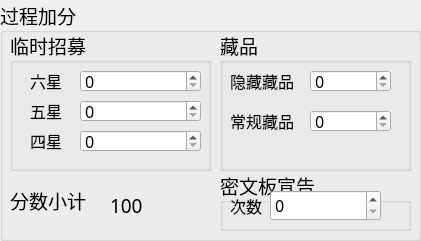
   <widget class="QGroupBox" name="backpak">
    <property name="geometry">
     <rect>
      <x>720</x>
      <y>110</y>
      <width>421</width>
      <height>241</height>
     </rect>
    </property>
    <property name="font">
     <font>
      <family>黑体</family>
      <pointsize>14</pointsize>
     </font>
    </property>
    <property name="title">
     <string>过程加分</string>
    </property>
    <widget class="QGroupBox" name="tempcall">
     <property name="geometry">
      <rect>
       <x>10</x>
       <y>30</y>
       <width>201</width>
       <height>141</height>
      </rect>
     </property>
     <property name="font">
      <font>
       <family>黑体</family>
       <pointsize>14</pointsize>
      </font>
     </property>
     <property name="title">
      <string>临时招募</string>
     </property>
     <widget class="QLabel" name="label_5">
      <property name="geometry">
       <rect>
        <x>20</x>
        <y>30</y>
        <width>54</width>
        <height>41</height>
       </rect>
      </property>
      <property name="font">
       <font>
        <family>黑体</family>
        <pointsize>12</pointsize>
       </font>
      </property>
      <property name="text">
       <string>六星</string>
      </property>
     </widget>
     <widget class="QLabel" name="label_6">
      <property name="geometry">
       <rect>
        <x>20</x>
        <y>60</y>
        <width>54</width>
        <height>41</height>
       </rect>
      </property>
      <property name="font">
       <font>
        <family>黑体</family>
        <pointsize>12</pointsize>
       </font>
      </property>
      <property name="text">
       <string>五星</string>
      </property>
     </widget>
     <widget class="QLabel" name="label_7">
      <property name="geometry">
       <rect>
        <x>20</x>
        <y>90</y>
        <width>54</width>
        <height>41</height>
       </rect>
      </property>
      <property name="font">
       <font>
        <family>黑体</family>
        <pointsize>12</pointsize>
       </font>
      </property>
      <property name="text">
       <string>四星</string>
      </property>
     </widget>
     <widget class="QSpinBox" name="tempcall_six_count">
      <property name="geometry">
       <rect>
        <x>70</x>
        <y>40</y>
        <width>121</width>
        <height>22</height>
       </rect>
      </property>
      <property name="font">
       <font>
        <family>黑体</family>
        <pointsize>12</pointsize>
       </font>
      </property>
      <property name="layoutDirection">
       <enum>Qt::LeftToRight</enum>
      </property>
     </widget>
     <widget class="QSpinBox" name="tempcall_five_count">
      <property name="geometry">
       <rect>
        <x>70</x>
        <y>70</y>
        <width>121</width>
        <height>22</height>
       </rect>
      </property>
      <property name="font">
       <font>
        <family>黑体</family>
        <pointsize>12</pointsize>
       </font>
      </property>
      <property name="layoutDirection">
       <enum>Qt::LeftToRight</enum>
      </property>
     </widget>
     <widget class="QSpinBox" name="tempcall_four_count">
      <property name="geometry">
       <rect>
        <x>70</x>
        <y>100</y>
        <width>121</width>
        <height>22</height>
       </rect>
      </property>
      <property name="font">
       <font>
        <family>黑体</family>
        <pointsize>12</pointsize>
       </font>
      </property>
      <property name="layoutDirection">
       <enum>Qt::LeftToRight</enum>
      </property>
     </widget>
    </widget>
    <widget class="QGroupBox" name="collectible">
     <property name="geometry">
      <rect>
       <x>220</x>
       <y>30</y>
       <width>191</width>
       <height>141</height>
      </rect>
     </property>
     <property name="font">
      <font>
       <family>黑体</family>
       <pointsize>14</pointsize>
      </font>
     </property>
     <property name="title">
      <string>藏品</string>
     </property>
     <widget class="QLabel" name="label_8">
      <property name="geometry">
       <rect>
        <x>10</x>
        <y>30</y>
        <width>71</width>
        <height>41</height>
       </rect>
      </property>
      <property name="font">
       <font>
        <family>黑体</family>
        <pointsize>12</pointsize>
       </font>
      </property>
      <property name="text">
       <string>隐藏藏品</string>
      </property>
     </widget>
     <widget class="QLabel" name="label_9">
      <property name="geometry">
       <rect>
        <x>10</x>
        <y>70</y>
        <width>71</width>
        <height>41</height>
       </rect>
      </property>
      <property name="font">
       <font>
        <family>黑体</family>
        <pointsize>12</pointsize>
       </font>
      </property>
      <property name="text">
       <string>常规藏品</string>
      </property>
     </widget>
     <widget class="QSpinBox" name="special_collectible_count">
      <property name="geometry">
       <rect>
        <x>90</x>
        <y>40</y>
        <width>81</width>
        <height>22</height>
       </rect>
      </property>
      <property name="font">
       <font>
        <family>黑体</family>
        <pointsize>12</pointsize>
       </font>
      </property>
     </widget>
     <widget class="QSpinBox" name="normal_collectible_count">
      <property name="geometry">
       <rect>
        <x>90</x>
        <y>80</y>
        <width>81</width>
        <height>22</height>
       </rect>
      </property>
      <property name="font">
       <font>
        <family>黑体</family>
        <pointsize>12</pointsize>
       </font>
      </property>
     </widget>
    </widget>
    <widget class="QGroupBox" name="secretspoke">
     <property name="geometry">
      <rect>
       <x>220</x>
       <y>170</y>
       <width>191</width>
       <height>61</height>
      </rect>
     </property>
     <property name="font">
      <font>
       <family>黑体</family>
       <pointsize>14</pointsize>
      </font>
     </property>
     <property name="title">
      <string>密文板宣告</string>
     </property>
     <widget class="QSpinBox" name="secretspoke_times">
      <property name="geometry">
       <rect>
        <x>50</x>
        <y>20</y>
        <width>111</width>
        <height>31</height>
       </rect>
      </property>
      <property name="font">
       <font>
        <family>黑体</family>
        <pointsize>12</pointsize>
       </font>
      </property>
     </widget>
     <widget class="QLabel" name="label_10">
      <property name="geometry">
       <rect>
        <x>10</x>
        <y>20</y>
        <width>101</width>
        <height>31</height>
       </rect>
      </property>
      <property name="font">
       <font>
        <family>黑体</family>
        <pointsize>12</pointsize>
       </font>
      </property>
      <property name="text">
       <string>次数</string>
      </property>
     </widget>
    </widget>
    <widget class="QLabel" name="label_11">
     <property name="geometry">
      <rect>
       <x>10</x>
       <y>180</y>
       <width>91</width>
       <height>41</height>
      </rect>
     </property>
     <property name="font">
      <font>
       <family>黑体</family>
       <pointsize>14</pointsize>
      </font>
     </property>
     <property name="text">
      <string>分数小计</string>
     </property>
    </widget>
    <widget class="QLabel" name="backpak_score_ssum">
     <property name="geometry">
      <rect>
       <x>110</x>
       <y>180</y>
       <width>81</width>
       <height>51</height>
      </rect>
     </property>
     <property name="font">
      <font>
       <family>黑体</family>
       <pointsize>14</pointsize>
       <weight>50</weight>
       <bold>false</bold>
      </font>
     </property>
     <property name="text">
      <string>100</string>
     </property>
    </widget>
   </widget>
